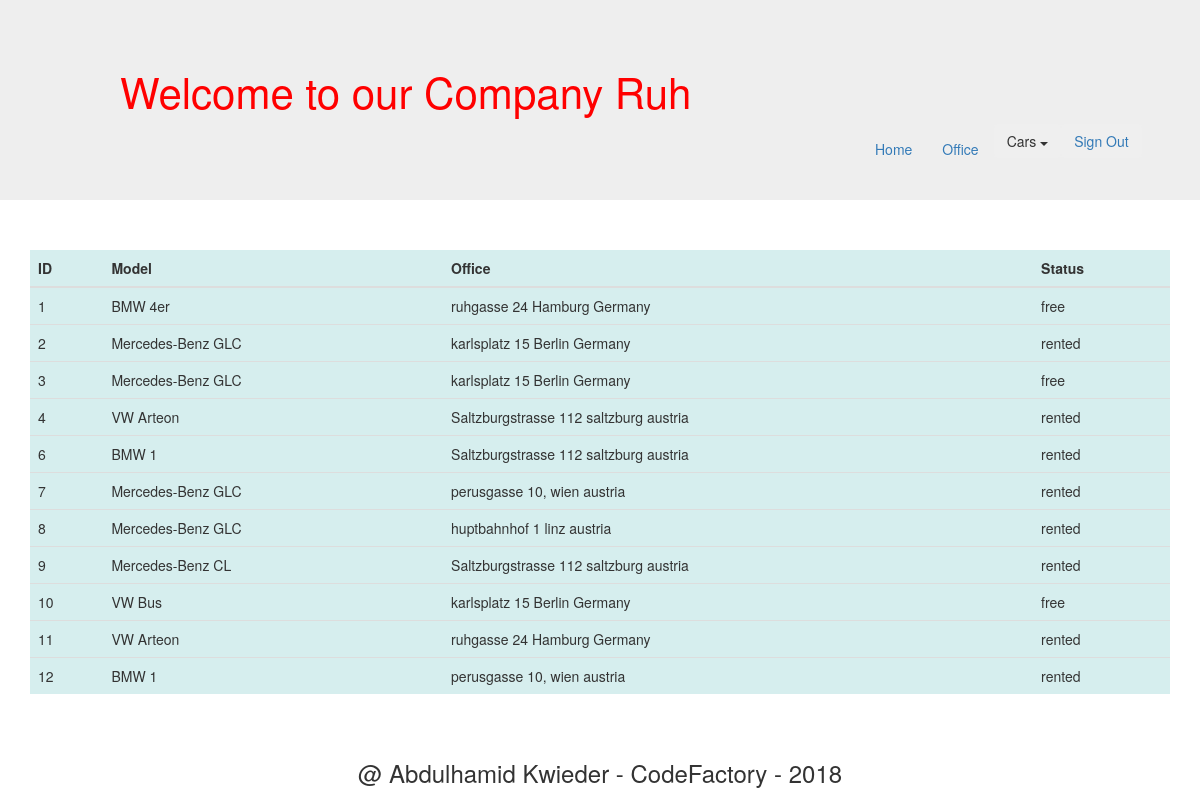
/cars_list.php (signed in), run on the app's committed database.
### tables this page shows
CREATE TABLE `user` (
  `user_id` int(11) NOT NULL,
  `name` varchar(50) DEFAULT NULL,
  `last_name` varchar(50) DEFAULT NULL,
  `email` varchar(50) DEFAULT NULL,
  `pass` varchar(255) DEFAULT NULL
);

CREATE TABLE `car` (
  `car_id` int(11) NOT NULL,
  `fk_cartype_id` int(11) DEFAULT NULL,
  `fk_status_id` int(11) DEFAULT NULL,
  `fk_location_id` int(11) DEFAULT NULL,
  `fk_office_id` int(11) DEFAULT NULL
);

CREATE TABLE `cartype` (
  `cartype_id` int(11) NOT NULL,
  `type` varchar(100) DEFAULT NULL
);

CREATE TABLE `office` (
  `office_id` int(11) NOT NULL,
  `address` varchar(100) DEFAULT NULL
);

CREATE TABLE `car_status` (
  `status_id` int(11) NOT NULL,
  `car_status` varchar(55) DEFAULT NULL
);

### cars_list.php (the view, shortened to what this page needs)
<?php
	require_once 'db_connection.php';
	$res=mysqli_query($conn, "SELECT * FROM user WHERE user_id=".$_SESSION['user']);
	$userRow=mysqli_fetch_array($res, MYSQLI_ASSOC);
	$allcars = "SELECT * FROM car
				LEFT JOIN cartype ON car.fk_cartype_id = cartype.cartype_id
				LEFT JOIN car_status ON car.fk_status_id = car_status.status_id
				LEFT JOIN office ON car.fk_office_id = office.office_id
				";
	$result = mysqli_query($conn, $allcars);
	include_once 'header_navbar.php'
?>
	<div class="container">
		<div class="table-responsive">
			<table class="table">
				<thead>
					<tr>
						<th scope="col">ID</th>
						<th scope="col">Model</th>
						<th scope="col">Office</th>
						<th scope="col">Status</th>
					</tr>
				</thead>
				<tbody>
					<?php
						while ($row = mysqli_fetch_assoc($result)) {
							echo
								"
								<tr>
									<td scope='row'>".$row["car_id"]."</td>
									<td>".$row["type"]."</td>
									<td>".$row["address"]."</td>
									<td>".$row["car_status"]."</td>
								</tr>
								";
						};
					?>
				</tbody>
			</table>
		</div>
	</div>
	<footer>
  <h3 style="text-align: center;"></br> @ Abdulhamid Kwieder - CodeFactory - 2018  </h3>
</footer>
</body>
</html>

### header_navbar.php (shortened to what this page needs)
<!DOCTYPE html>
<html>
<head>
	<link rel="stylesheet" type="text/css" href="style.css">
    <link rel="stylesheet" href="https://maxcdn.bootstrapcdn.com/bootstrap/3.3.7/css/bootstrap.min.css">
    <link rel="stylesheet" href="https://maxcdn.bootstrapcdn.com/bootstrap/3.3.7/css/bootstrap-theme.min.css">
</head>
<body>
	<header id="header" class="jumbotron">
		<h1 style="font-size: 3em; color: red;">Welcome to our Company <?php echo $userRow['name']; ?></h1>
		<div class="row">
			<div class="col-md-5 col-lg-4 col-5 col-md-offset-8 col-offset-8">
				<ul class="nav navbar-nav">
					<li><a href="home.php">Home</a></li>
					<li><a href="office_list.php">Office</a></li>
					<li>
						<div class="dropdown">
					        <button class="btn dropdown-toggle" type="button" id="dropdownMenu1" data-toggle="dropdown" aria-haspopup="true" aria-expanded="true">
					          Cars
								<span class="caret"></span>
					        </button>
						</div>
					</li>
					<li>
						<button class="btn">
							<a href="logout.php?logout">Sign Out</a>
						</button>
					</li>
		  		</ul>
		  	</div>
		</div>
	</header>

### style.css (style rules this page uses)
body { background-image: url('img/back2.jpg'); background-size: 100% auto; margin-top: 1px; }
header { background-color: #D6EEEE; min-height: 50px; height: 200px; padding-top: 10px; padding-left: 10%; margin-bottom: 2px; }
table { margin-top: 20px; }
th { background-color: #D6EEEE; }
td { background-color: #D6EEEE; }

### data on the page
user: name "Ruh"
car: car_id "1", fk_cartype.type "BMW 4er", fk_office.address "ruhgasse 24 Hamburg Germany", fk_status.car_status "free"
car: car_id "2", fk_cartype.type "Mercedes-Benz GLC", fk_office.address "karlsplatz 15 Berlin Germany", fk_status.car_status "rented"
car: car_id "3", fk_cartype.type "Mercedes-Benz GLC", fk_office.address "karlsplatz 15 Berlin Germany", fk_status.car_status "free"
car: car_id "4", fk_cartype.type "VW Arteon", fk_office.address "Saltzburgstrasse 112 saltzburg austria", fk_status.car_status "rented"
car: car_id "6", fk_cartype.type "BMW 1", fk_office.address "Saltzburgstrasse 112 saltzburg austria", fk_status.car_status "rented"
car: car_id "7", fk_cartype.type "Mercedes-Benz GLC", fk_office.address "perusgasse 10, wien austria", fk_status.car_status "rented"
car: car_id "8", fk_cartype.type "Mercedes-Benz GLC", fk_office.address "huptbahnhof 1 linz austria", fk_status.car_status "rented"
car: car_id "9", fk_cartype.type "Mercedes-Benz CL", fk_office.address "Saltzburgstrasse 112 saltzburg austria", fk_status.car_status "rented"
car: car_id "10", fk_cartype.type "VW Bus", fk_office.address "karlsplatz 15 Berlin Germany", fk_status.car_status "free"
car: car_id "11", fk_cartype.type "VW Arteon", fk_office.address "ruhgasse 24 Hamburg Germany", fk_status.car_status "rented"
car: car_id "12", fk_cartype.type "BMW 1", fk_office.address "perusgasse 10, wien austria", fk_status.car_status "rented"
